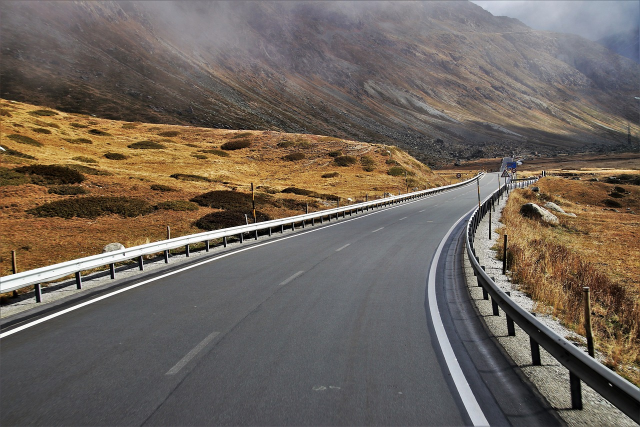
#> input picture car_control/images/header.jpg, 1280 x 853 px, given in place of the camera (shown at 1/2 size)
$ python test_real_time_Lane.py
#> lines starting #> are read from the running program, lines starting #| are printed output that depends on the picture; after the words box and inside, x2 and y2 are one past the last pixel; in counts of white or black regions, pixels touching at a corner belong together
### Auto_Car_project/Lane_recognition.py
import cv2
import numpy as np
import logging
import math
import datetime
import sys

show_image = False
class LaneRecognition(object):
    def __init__(self):
        self.curr_steering_angle = 90

    def get_lane(self, frame):
        show_image("orignal", frame)
        lane_lines, frame = detect_lane(frame)
        return lane_lines, frame

    def get_steering_angle(self, img_lane, lane_lines):
        if len(lane_lines) == 0:
            return 0, None
        new_steering_angle = compute_steering_angle(img_lane, lane_lines)
        self.curr_steering_angle = stabilize_steering_angle(self.curr_steering_angle, new_steering_angle, len(lane_lines))

        curr_heading_image = display_heading_line(img_lane, self.curr_steering_angle)
        show_image("heading", curr_heading_image)

        return self.curr_steering_angle, curr_heading_image

############################
# Frame processing steps
############################
def detect_lane(frame):
    logging.debug('detecting lane lines...')
    edges = detect_edges(frame)
    show_image('edges', edges)

    line_segments = detect_line_segments(edges)
    line_segment_image = display_lines(frame, line_segments)
    show_image("line segments", line_segment_image)

    lane_lines = average_slope_intercept(frame, line_segments)
    lane_lines_image = display_lines(frame, lane_lines)
    show_image("lane lines images", lane_lines_image)

    return lane_lines, lane_lines_image


def detect_edges(frame):
    # Convert to HSV color space
    hsv = cv2.cvtColor(frame, cv2.COLOR_BGR2HSV)

    # Apply Gaussian Blur to smooth out the image
    # This helps in reducing noise and improve edge detection
    # kernel size is (5, 5) and sigmaX is 0 - letting OpenCV decide the optimal value
    blurred = cv2.GaussianBlur(hsv, (5, 5), 0)

    # Adjust the lower and upper bounds for white color detection
    # Lower saturation to potentially include more variations of white
    lower_white = np.array([0, 0, 180])
    upper_white = np.array([180, 30, 255])

    # Apply the mask on the blurred image
    mask = cv2.inRange(blurred, lower_white, upper_white)

    # Detect edges using Canny edge detector
    edges = cv2.Canny(mask, 200, 400)

    return edges


def detect_line_segments(edges):
    # tuning min_threshold, minLineLength, maxLineGap is a trial and error process by hand
    rho = 1  # precision in pixel, i.e. 1 pixel
    angle = np.pi / 180  # degree in radian, i.e. 1 degree
    min_threshold = 10  # minimal of votes
    line_segments = cv2.HoughLinesP(edges, rho, angle, min_threshold, np.array([]), minLineLength=15,
                                    maxLineGap=4)

    if line_segments is not None:
        for line_segment in line_segments:
            logging.debug('detected line_segment:')
            logging.debug("%s of length %s" % (line_segment, length_of_line_segment(line_segment[0])))

    return line_segments


def average_slope_intercept(frame, line_segments):
    lane_lines = []
    if line_segments is None:
        logging.info('No line_segment segments detected')
        return lane_lines

    height, width, _ = frame.shape
    left_fit = []
    right_fit = []

    boundary = 1 / 2
    left_region_boundary = width * (1 - boundary)  # left lane line segment should be on left 2/3 of the screen
    right_region_boundary = width * boundary  # right lane line segment should be on left 2/3 of the screen

    for line_segment in line_segments:
        for x1, y1, x2, y2 in line_segment:
            if x1 == x2:
                logging.info('skipping vertical line segment (slope=inf): %s' % line_segment)
                continue
            fit = np.polyfit((x1, x2), (y1, y2), 1)
            slope = fit[0]
            intercept = fit[1]
            if slope < 0:
                if x1 < left_region_boundary and x2 < left_region_boundary:
                    # left_fit.append((slope, intercept))
                    if slope < -0.75:
                        # print("left points:", x1, x2, y1, y2)
                        # print("left slope", slope, "intercepts:", intercept)
                        left_fit.append((slope, intercept))
            else:
                if x1 > right_region_boundary and x2 > right_region_boundary:
                    # right_fit.append((slope, intercept))
                    if slope > 0.75:
                        # print("right points:", x1, x2, y1, y2)
                        # print("right slope", slope, "intercepts:", intercept)
                        right_fit.append((slope, intercept))

    left_fit_average = np.average(left_fit, axis=0)
    if len(left_fit) > 0:
        lane_lines.append(make_points(frame, left_fit_average))

    right_fit_average = np.average(right_fit, axis=0)
    if len(right_fit) > 0:
        lane_lines.append(make_points(frame, right_fit_average))

    logging.debug('lane lines: %s' % lane_lines)  # [[[316, 720, 484, 432]], [[1009, 720, 718, 432]]]

    return lane_lines


def compute_steering_angle(frame, lane_lines):
    if len(lane_lines) == 0:
        logging.info('No lane lines detected, do nothing')
        return -90

    height, width, _ = frame.shape
    if len(lane_lines) == 1:
        logging.debug('Only detected one lane line, just follow it. %s' % lane_lines[0])
        x1, _, x2, _ = lane_lines[0][0]
        x_offset = x2 - x1
    else:
        _, _, left_x2, _ = lane_lines[0][0]
        _, _, right_x2, _ = lane_lines[1][0]
        camera_mid_offset_percent = 0.0  # 0.0 means car pointing to center, -0.03: car is centered to left, +0.03 means car pointing to right
        mid = int(width / 2 * (1 + camera_mid_offset_percent))
        x_offset = (left_x2 + right_x2) / 2 - mid

    # find the steering angle, which is angle between navigation direction to end of center line
    y_offset = int(height / 2)

    angle_to_mid_radian = math.atan(x_offset / y_offset)  # angle (in radian) to center vertical line
    angle_to_mid_deg = int(angle_to_mid_radian * 180.0 / math.pi)  # angle (in degrees) to center vertical line
    steering_angle = angle_to_mid_deg + 90  # this is the steering angle needed by picar front wheel

    logging.debug('new steering angle: %s' % steering_angle)
    return steering_angle


def stabilize_steering_angle(curr_steering_angle, new_steering_angle, num_of_lane_lines,
                             max_angle_deviation_two_lines=5, max_angle_deviation_one_lane=1):
    if num_of_lane_lines == 2:
        # if both lane lines detected, then we can deviate more
        max_angle_deviation = max_angle_deviation_two_lines
    else:
        # if only one lane detected, don't deviate too much
        max_angle_deviation = max_angle_deviation_one_lane

    angle_deviation = new_steering_angle - curr_steering_angle
    if abs(angle_deviation) > max_angle_deviation:
        stabilized_steering_angle = int(curr_steering_angle
                                        + max_angle_deviation * angle_deviation / abs(angle_deviation))
    else:
        stabilized_steering_angle = new_steering_angle
    logging.info('Proposed angle: %s, stabilized angle: %s' % (new_steering_angle, stabilized_steering_angle))
    return stabilized_steering_angle


def display_lines(frame, lines, line_color=(0, 255, 0), line_width=10):
    line_image = np.zeros_like(frame)
    if lines is not None:
        for line in lines:
            for x1, y1, x2, y2 in line:
                cv2.line(line_image, (x1, y1), (x2, y2), line_color, line_width)
    line_image = cv2.addWeighted(frame, 0.8, line_image, 1, 1)
    return line_image


def display_heading_line(frame, steering_angle, line_color=(0, 0, 255), line_width=5, ):
    heading_image = np.zeros_like(frame)
    height, width, _ = frame.shape

    # Note: the steering angle of:
    # 0-89 degree: turn left
    # 90 degree: going straight
    # 91-180 degree: turn right
    steering_angle_radian = steering_angle / 180.0 * math.pi
    x1 = int(width / 2)
    y1 = height
    x2 = int(x1 - height / 2 / math.tan(steering_angle_radian))
    y2 = int(height / 2)

    cv2.line(heading_image, (x1, y1), (x2, y2), line_color, line_width)
    heading_image = cv2.addWeighted(frame, 0.8, heading_image, 1, 1)

    return heading_image


def length_of_line_segment(line):
    x1, y1, x2, y2 = line
    return math.sqrt((x2 - x1) ** 2 + (y2 - y1) ** 2)


def show_image(title, frame, show=show_image):
    if show:
        cv2.imshow(title, frame)


def make_points(frame, line):
    height, width, _ = frame.shape
    slope, intercept = line
    y1 = height  # bottom of the frame
    y2 = int(y1 * 1 / 2)  # make points from middle of the frame down

    # bound the coordinates within the frame
    x1 = max(-width, min(2 * width, int((y1 - intercept) / slope)))
    x2 = max(-width, min(2 * width, int((y2 - intercept) / slope)))
    return [[x1, y1, x2, y2]]

# [5 lines left out: function process_frame, not called in this run]

### Auto_Car_project/test_real_time_Lane.py
import cv2
from Lane_recognition import *


class RealTimeLaneRecognition:
    def __init__(self):
        self.lane_recognition = LaneRecognition()
        self.cap = cv2.VideoCapture(0)
        self.cap.set(cv2.CAP_PROP_FRAME_WIDTH, 1280)
        self.cap.set(cv2.CAP_PROP_FRAME_HEIGHT, 720)

    def process_frame(self, frame):
        # 차선 인식과 조향 각도 계산
        lane_lines, processed_frame = self.lane_recognition.get_lane(frame)
        steering_angle, heading_image = self.lane_recognition.get_steering_angle(processed_frame, lane_lines)

        return steering_angle, heading_image

    def run(self):
        while True:
            ret, frame = self.cap.read()
#> frame is the input picture: shape (853, 1280, 3); mean B, G, R 92.1, 101, 111.1
            if not ret:
                print("Failed to capture frame")
                break

            # Frame processing
            steering_angle, heading_image = self.process_frame(frame)
#> in detect_edges, `hsv = cv2.cvtColor(frame, cv2.COLOR_BGR2HSV)`: hsv: shape (853, 1280, 3); mean H, S, V 67.8, 56.6, 114.1
#> in detect_edges, `blurred = cv2.GaussianBlur(hsv, (5, 5), 0)`: blurred: shape (853, 1280, 3); mean H, S, V 67.8, 56.6, 114.1
#> in detect_edges, `mask = cv2.inRange(blurred, lower_white, upper_white)`:
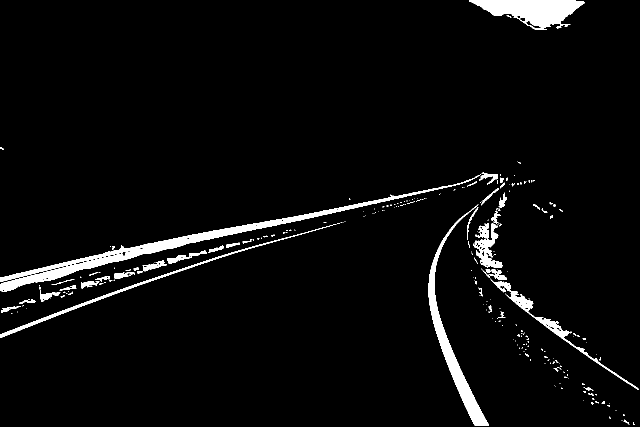
#> mask: shape (853, 1280) (shown at 1/2 size); 3.8% white; 249 white regions (200 under 20 px), largest, box (x1, y1, x2, y2) and area: (0, 348, 962, 584) 13046, (938, 0, 1169, 60) 7639, (857, 409, 978, 852) 6984
#> in detect_edges, `edges = cv2.Canny(mask, 200, 400)`:
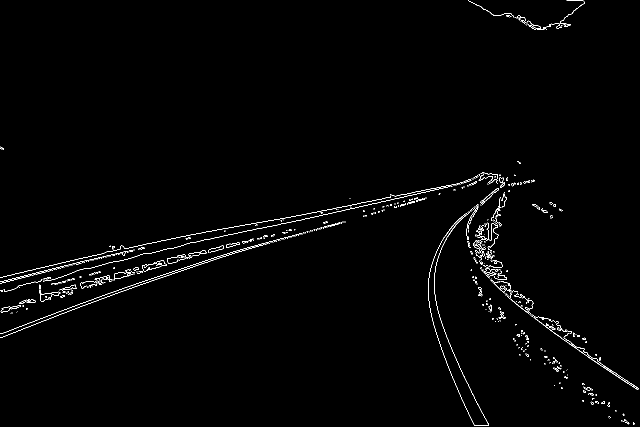
#> edges: shape (853, 1280) (shown at 1/2 size); 1% white in thin lines or dots
#> in detect_line_segments, `line_segments = cv2.HoughLinesP(edges, rho, angle, min_threshold, np.a..`: line_segments = 166 rows, first 6: [0, 554, 208, 506], [789, 392, 881, 374], [368, 489, 713, 415], [492, 482, 507, 478], [361, 473, 618, 427], [1195, 722, 1227, 744]
#> the loop in detect_line_segments, `for line_segment in line_segments:` made 166 passes
#> the loop in display_lines, `for line in lines:` made 166 passes
#> after the loop in display_lines, `for line in lines:`:
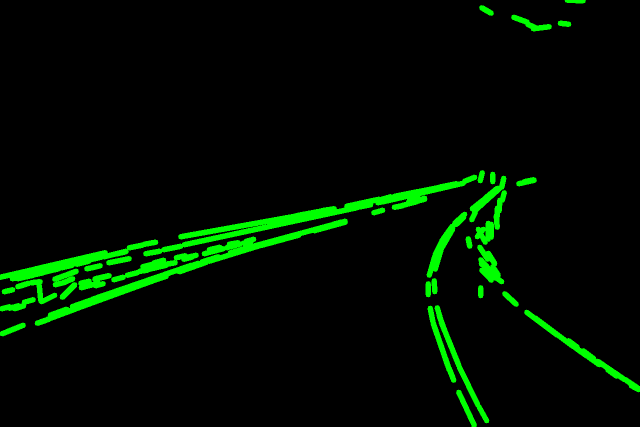
#> line_image: shape (853, 1280, 3) (shown at 1/2 size); mean of channels 0, 1, 2 0, 14.1, 0; drawn as B, G, R
#> in display_lines, `line_image = cv2.addWeighted(frame, 0.8, line_image, 1, 1)`:
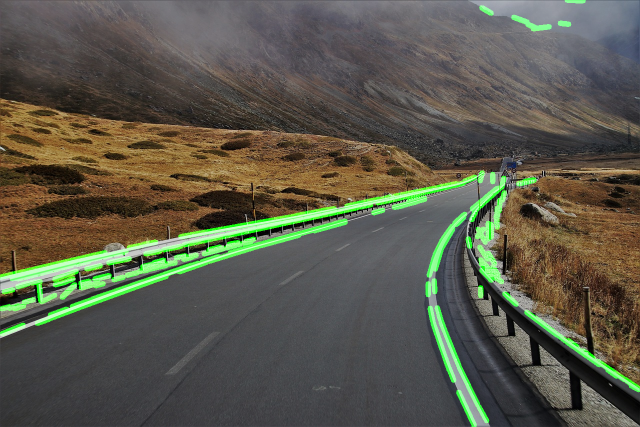
#> line_image: shape (853, 1280, 3) (shown at 1/2 size); mean B, G, R 74.7, 89.2, 89.9
#> the loop in average_slope_intercept, `for line_segment in line_segments:` made 166 passes
#> after the loop in average_slope_intercept, `for line_segment in line_segments:`: left_fit = [(-1, 718)]; right_fit = 29 pairs, first value 0.75 to 22, second value -18535 to -166.8
#> in average_slope_intercept, `left_fit_average = np.average(left_fit, axis=0)`: left_fit_average = [-1, 718]
#> in make_points, `slope, intercept = line`: slope = -1; intercept = 718
#> in make_points, `x1 = max(-width, min(2 * width, int((y1 - intercept) / slope)))`: x1 = -135
#> in make_points, `x2 = max(-width, min(2 * width, int((y2 - intercept) / slope)))`: x2 = 291
#> in average_slope_intercept, `right_fit_average = np.average(right_fit, axis=0)`: right_fit_average = [2.79, -1983.3]
#> in detect_lane, `lane_lines = average_slope_intercept(frame, line_segments)`: lane_lines = [[[-135, 853, 291, 426]], [[1014, 853, 862, 426]]]
#> call 2 of display_lines, with line_color = (0, 255, 0), line_width = 10
#> the loop in display_lines (call 2), `for line in lines:` made 2 passes
#> after the loop in display_lines (call 2), `for line in lines:`:
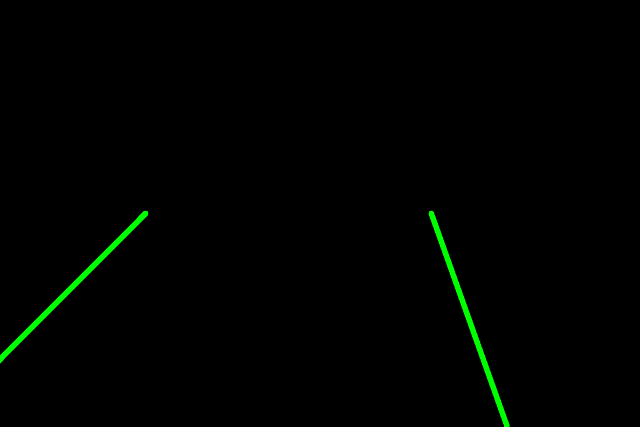
#> line_image: shape (853, 1280, 3) (shown at 1/2 size); mean B, G, R 0, 2.3, 0
#> in display_lines (call 2), `line_image = cv2.addWeighted(frame, 0.8, line_image, 1, 1)`:
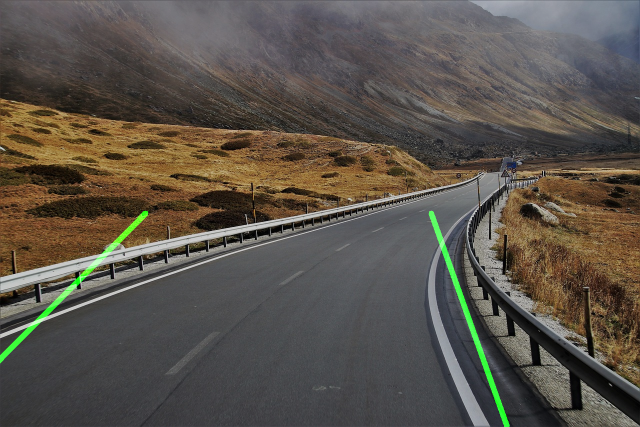
#> line_image: shape (853, 1280, 3) (shown at 1/2 size); mean B, G, R 74.7, 83.4, 89.9
#> in compute_steering_angle, `_, _, left_x2, _ = lane_lines[0][0]`: left_x2 = 291
#> in compute_steering_angle, `_, _, right_x2, _ = lane_lines[1][0]`: right_x2 = 862
#> in compute_steering_angle, `x_offset = (left_x2 + right_x2) / 2 - mid`: x_offset = -63.5
#> in compute_steering_angle, `angle_to_mid_radian = math.atan(x_offset / y_offset)`: angle_to_mid_radian = -0.148
#> in compute_steering_angle, `angle_to_mid_deg = int(angle_to_mid_radian * 180.0 / math.pi)`: angle_to_mid_deg = -8
#> in compute_steering_angle, `steering_angle = angle_to_mid_deg + 90`: steering_angle = 82
#> in stabilize_steering_angle, `angle_deviation = new_steering_angle - curr_steering_angle`: angle_deviation = -8
#> in stabilize_steering_angle, `stabilized_steering_angle = int(curr_steering_angle + max_angle_deviat..`: stabilized_steering_angle = 85
#> in display_heading_line, `steering_angle_radian = steering_angle / 180.0 * math.pi`: steering_angle_radian = 1.48
#> in display_heading_line, `x2 = int(x1 - height / 2 / math.tan(steering_angle_radian))`: x2 = 602
#> in display_heading_line, `heading_image = cv2.addWeighted(frame, 0.8, heading_image, 1, 1)`:
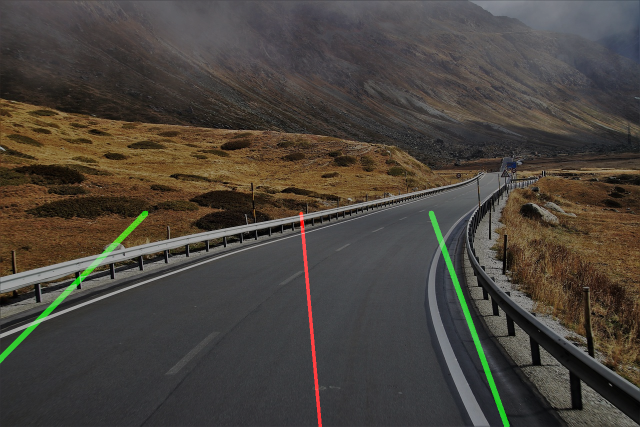
#> heading_image: shape (853, 1280, 3) (shown at 1/2 size); mean B, G, R 60.7, 67.7, 73.4
#> in process_frame, `steering_angle, heading_image = self.lane_recognition.get_steering_ang..`: steering_angle = 85
#> steering_angle = 85

            # Display the processed frame
            cv2.imshow('Heading Image with Steering Angle', heading_image if heading_image is not None else frame)

            # ESC 키를 누르면 종료
            if cv2.waitKey(1) & 0xFF == 27:
#> (key Esc is pressed here)
                break

        self.cap.release()
        cv2.destroyAllWindows()


if __name__ == "__main__":
    real_time_lane_recognition = RealTimeLaneRecognition()
    real_time_lane_recognition.run()
